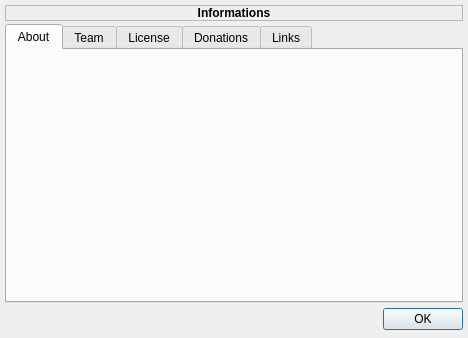
<?xml version="1.0" encoding="UTF-8"?>
<ui version="4.0">
 <class>UIAbout</class>
 <widget class="QDialog" name="UIAbout">
  <property name="geometry">
   <rect>
    <x>0</x>
    <y>0</y>
    <width>468</width>
    <height>338</height>
   </rect>
  </property>
  <property name="windowTitle">
   <string>About : %1</string>
  </property>
  <property name="windowIcon">
   <iconset resource="../ressources.qrc">
    <normaloff>:/about/images/about.png</normaloff>:/about/images/about.png</iconset>
  </property>
  <layout class="QGridLayout">
   <property name="margin">
    <number>5</number>
   </property>
   <property name="spacing">
    <number>3</number>
   </property>
   <item row="2" column="0">
    <spacer>
     <property name="orientation">
      <enum>Qt::Horizontal</enum>
     </property>
     <property name="sizeHint" stdset="0">
      <size>
       <width>321</width>
       <height>27</height>
      </size>
     </property>
    </spacer>
   </item>
   <item row="2" column="1">
    <widget class="QPushButton" name="pbOK">
     <property name="sizePolicy">
      <sizepolicy hsizetype="Fixed" vsizetype="Fixed">
       <horstretch>0</horstretch>
       <verstretch>0</verstretch>
      </sizepolicy>
     </property>
     <property name="text">
      <string>OK</string>
     </property>
     <property name="icon">
      <iconset>
       <normaloff/>
      </iconset>
     </property>
    </widget>
   </item>
   <item row="1" column="0" colspan="2">
    <widget class="QTabWidget" name="twAbout">
     <property name="currentIndex">
      <number>0</number>
     </property>
     <widget class="QLabel" name="lLogo">
      <property name="pixmap">
       <pixmap>:/about/images/about/helpSplashScreen.png</pixmap>
      </property>
      <property name="alignment">
       <set>Qt::AlignCenter</set>
      </property>
      <attribute name="title">
       <string>About</string>
      </attribute>
     </widget>
     <widget class="QTextBrowser" name="tbTeam">
      <property name="horizontalScrollBarPolicy">
       <enum>Qt::ScrollBarAlwaysOff</enum>
      </property>
      <property name="openExternalLinks">
       <bool>false</bool>
      </property>
      <attribute name="title">
       <string>Team</string>
      </attribute>
     </widget>
     <widget class="QTextBrowser" name="tbLicense">
      <property name="font">
       <font>
        <family>Monospace</family>
        <pointsize>8</pointsize>
       </font>
      </property>
      <property name="verticalScrollBarPolicy">
       <enum>Qt::ScrollBarAlwaysOn</enum>
      </property>
      <property name="horizontalScrollBarPolicy">
       <enum>Qt::ScrollBarAlwaysOn</enum>
      </property>
      <property name="lineWrapMode">
       <enum>QTextEdit::NoWrap</enum>
      </property>
      <property name="tabStopWidth">
       <number>20</number>
      </property>
      <property name="acceptRichText">
       <bool>false</bool>
      </property>
      <attribute name="title">
       <string>License</string>
      </attribute>
     </widget>
     <widget class="QTextBrowser" name="tbDonations">
      <property name="horizontalScrollBarPolicy">
       <enum>Qt::ScrollBarAlwaysOff</enum>
      </property>
      <attribute name="title">
       <string>Donations</string>
      </attribute>
     </widget>
     <widget class="QTextBrowser" name="tbLinks">
      <property name="horizontalScrollBarPolicy">
       <enum>Qt::ScrollBarAlwaysOff</enum>
      </property>
      <attribute name="title">
       <string>Links</string>
      </attribute>
     </widget>
    </widget>
   </item>
   <item row="0" column="0" colspan="2">
    <widget class="QLabel" name="lInformations">
     <property name="font">
      <font>
       <pointsize>9</pointsize>
       <weight>75</weight>
       <bold>true</bold>
       <strikeout>false</strikeout>
       <kerning>true</kerning>
      </font>
     </property>
     <property name="autoFillBackground">
      <bool>true</bool>
     </property>
     <property name="frameShape">
      <enum>QFrame::StyledPanel</enum>
     </property>
     <property name="frameShadow">
      <enum>QFrame::Sunken</enum>
     </property>
     <property name="text">
      <string>Informations</string>
     </property>
     <property name="alignment">
      <set>Qt::AlignCenter</set>
     </property>
     <property name="openExternalLinks">
      <bool>true</bool>
     </property>
    </widget>
   </item>
  </layout>
 </widget>
 <resources>
  <include location="../ressources.qrc"/>
  <include location="../ressources.qrc"/>
  <include location="../ressources.qrc"/>
 </resources>
 <connections>
  <connection>
   <sender>pbOK</sender>
   <signal>clicked()</signal>
   <receiver>UIAbout</receiver>
   <slot>accept()</slot>
   <hints>
    <hint type="sourcelabel">
     <x>477</x>
     <y>270</y>
    </hint>
    <hint type="destinationlabel">
     <x>237</x>
     <y>275</y>
    </hint>
   </hints>
  </connection>
 </connections>
</ui>
